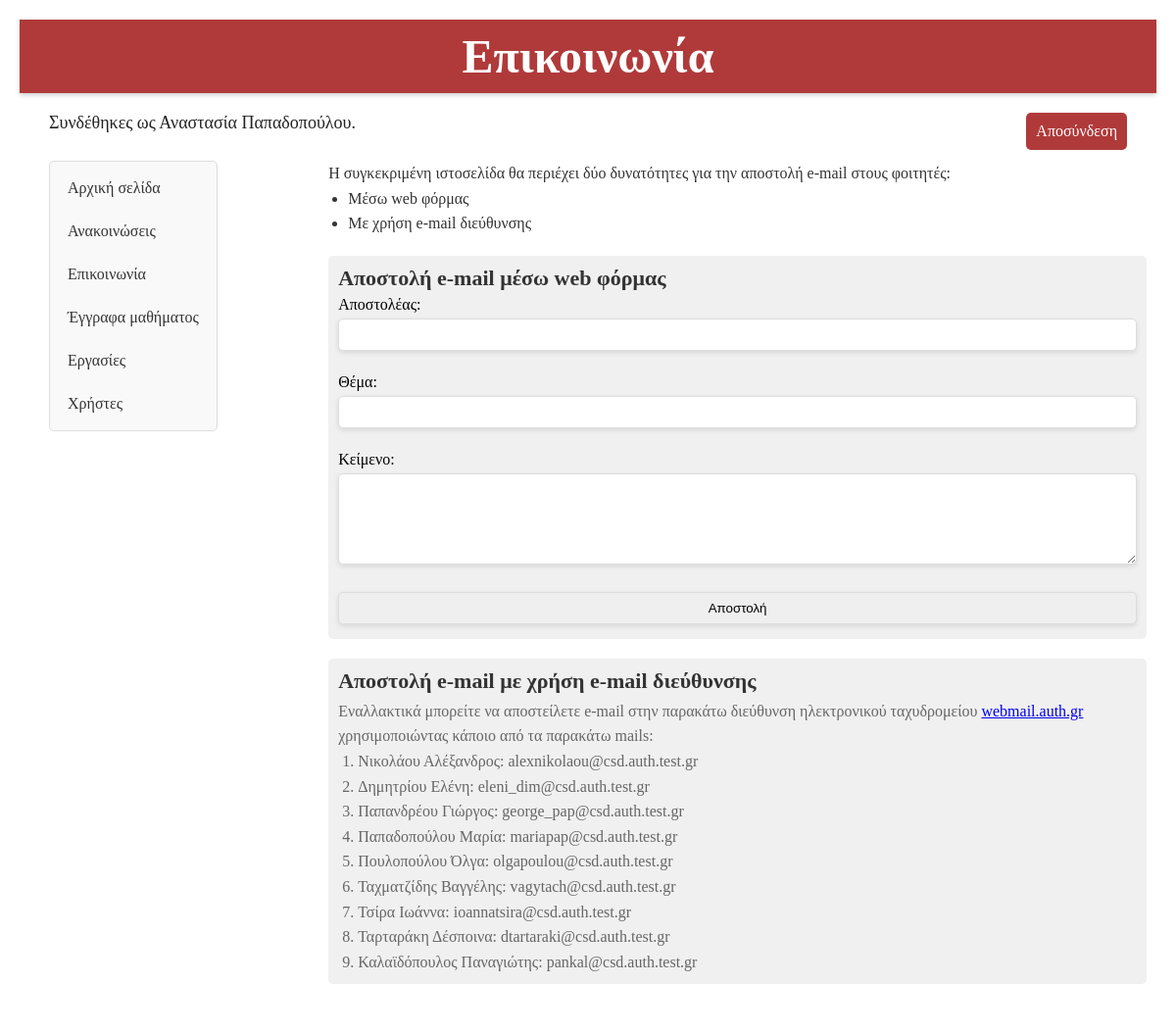
Page /communication.php (signed in) on the committed database.
### tables this page shows
CREATE TABLE `users` (
  `id` int(11) NOT NULL,
  `name` varchar(255) NOT NULL,
  `surname` varchar(255) NOT NULL,
  `loginname` varchar(255) NOT NULL,
  `password` varchar(255) NOT NULL,
  `role` set('Tutor','Student') NOT NULL
);

### communication.php (the view, shortened to what this page needs)
<!DOCTYPE html>
<html lang="en">
<head>
    <link rel="stylesheet" href="style.css">
</head>
<body>
<div class="container">
    <div class="title">
        <h1>Επικοινωνία</h1>
    </div>
    <?php require 'header.php'; ?>
    <br>
    <div class="row">
        <div class="column options">
            <?php require 'menu.php'; ?>
        </div>
        <div class="column content">
            <div class="communication-section">
                <p>Η συγκεκριμένη ιστοσελίδα θα περιέχει δύο δυνατότητες για την αποστολή e-mail
                    <?php
                    if ($role == "Tutor") {
                        echo "στους φοιτητές";
                    } elseif ($role == "Student") {
                        echo "στους καθηγητές";
                    }
                    ?>:</p>
                <ul>
                    <li>Μέσω web φόρμας</li>
                    <li>Με χρήση e-mail διεύθυνσης</li>
                </ul>
            </div>
            <div class="communication">
                <h2>Αποστολή e-mail μέσω web φόρμας</h2>
                <form action="send_mail.php" method="POST">
                    <label for="sender">Αποστολέας:</label>
                    <input type="text" id="sender" name="Αποστολέας" required>
                    <br>
                    <label for="subject">Θέμα:</label>
                    <input type="text" id="subject" name="Θέμα" required>
                    <br>
                    <label for="message">Κείμενο:</label>
                    <textarea id="message" name="Κείμενο" rows="5" required></textarea>
                    <br>
                    <input type="submit" value="Αποστολή">
                </form>
            </div>
            <div class="communication">
                <h2>Αποστολή e-mail με χρήση e-mail διεύθυνσης</h2>
                <p>Εναλλακτικά μπορείτε να αποστείλετε e-mail στην παρακάτω διεύθυνση ηλεκτρονικού ταχυδρομείου
                    <a href="https://webmail.auth.gr/login.php" target="_blank">webmail.auth.gr</a>
                    χρησιμοποιώντας κάποιο από τα παρακάτω mails:</p>
                <ol>
                    <?php
                    require 'db_connection.php';
                    if ($role == "Tutor") {
                        $sql = "SELECT * FROM users WHERE role = 'Student'";
                    } elseif ($role == "Student") {
                        $sql = "SELECT * FROM users WHERE role = 'Tutor'";
                    }
                    $tutors = mysqli_query($conn, $sql);
                    if ($tutors->num_rows > 0) {
                        while ($row = $tutors->fetch_assoc()){
                            echo "<li>". $row['surname'] ." " . $row['name'] . ": " . $row['loginname'] ."</li>";
                        }
                    } else {
                        echo "Δεν υπάρχουν χρήστες.";
                    }
                    ?>
                </ol>
            </div>
        </div>
    </div>
</div>
</body>
</html>

### style.css (style rules this page uses)
* { box-sizing: border-box; margin: 0; padding: 0; }
body { position: relative; }
.container { width: 100%; max-width: 1200px; margin: 0 auto; padding: 20px; }
.title { text-align: center; background-color: #b03a3a; color: #fff; font-size: 24px; padding: 10px; box-shadow: 0 2px 5px rgba(0, 0, 0, 0.2); margin-bottom: 20px; }
.row { display: flex; justify-content: space-between; }
.column { padding: 10px; }
.options { width: 25%; margin-left: 20px; }
.content { width: 75%; }
.row:after { content: ""; display: table; clear: both; }
.welcome-section li, .communication-section li { font-size: 16px; color: #333; line-height: 1.6; }
.homework li, .communication li { font-size: 16px; color: #666; line-height: 1.6; }
.communication ol { margin-left: 20px; }
.announcement, .communication, .document, .homework, .user { margin-bottom: 20px; padding: 10px; background-color: #f0f0f0; border-radius: 5px; }
.announcement h2, .communication h2, .document h2, .homework h2, .user h2 { font-size: 22px; color: #333; margin-bottom: 5px; }
.announcement p, .communication p, .document p, .homework p, .user p { font-size: 16px; color: #666; line-height: 1.6; }
.communication-section { margin-bottom: 20px; }
.communication-section p { font-size: 16px; color: #333; line-height: 1.6; }
.communication-section ul, .homework ol { padding-left: 20px; }
.communication input[type="text"], .communication input[type="password"], .communication input[type="date"], .communication input[type="submit"], .communication button[type="submit"], .communication select, .communication textarea[type="text"], .communication textarea { border: 1px solid #ddd; border-radius: 5px; padding: 8px; box-shadow: 0 2px 5px rgba(0, 0, 0, 0.1); margin: 5px 0; }
.communication label, .communication select, .communication input[type="text"], .communication input[type="password"], .communication input[type="date"], .communication input[type="submit"], .communication button[type="submit"], .communication textarea[type="text"], .communication textarea { display: block; width: 100%; }

### rows in the picture
users: surname "Νικολάου", name "Αλέξανδρος", loginname "alexnikolaou@csd.auth.test.gr"
users: surname "Δημητρίου", name "Ελένη", loginname "eleni_dim@csd.auth.test.gr"
users: surname "Παπανδρέου", name "Γιώργος", loginname "george_pap@csd.auth.test.gr"
users: surname "Παπαδοπούλου", name "Μαρία", loginname "mariapap@csd.auth.test.gr"
users: surname "Πουλοπούλου", name "Όλγα", loginname "olgapoulou@csd.auth.test.gr"
users: surname "Ταχματζίδης", name "Βαγγέλης", loginname "vagytach@csd.auth.test.gr"
users: surname "Τσίρα", name "Ιωάννα", loginname "ioannatsira@csd.auth.test.gr"
users: surname "Ταρταράκη", name "Δέσποινα", loginname "dtartaraki@csd.auth.test.gr"
users: surname "Καλαϊδόπουλος", name "Παναγιώτης", loginname "pankal@csd.auth.test.gr"

### other values in the picture
$name "Αναστασία"
$surname "Παπαδοπούλου"
